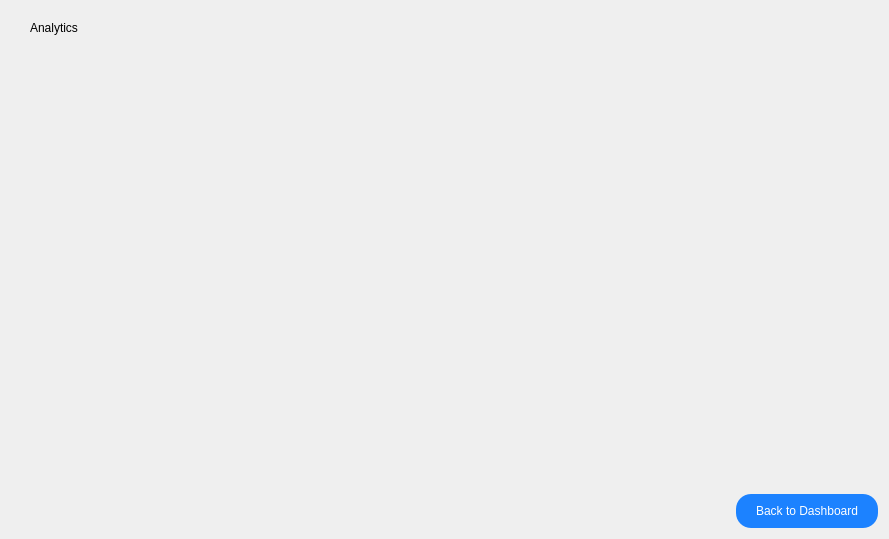
<?xml version="1.0" encoding="UTF-8"?>
<ui version="4.0">
 <class>AnalyticsPage</class>
 <widget class="QWidget" name="AnalyticsPage">
  <property name="geometry">
   <rect>
    <x>0</x>
    <y>0</y>
    <width>889</width>
    <height>539</height>
   </rect>
  </property>
  <property name="windowTitle">
   <string>Form</string>
  </property>
  <layout class="QGridLayout" name="gridLayout">
   <item row="2" column="1">
    <widget class="QChartView" name="chartView_CategoryComparison" native="true">
     <property name="styleSheet">
      <string notr="true">QChartView{
    border: 2px solid rgb(200, 200, 200);
    border-radius: 15px;
    background-color: white;
}</string>
     </property>
    </widget>
   </item>
   <item row="1" column="0" colspan="2">
    <widget class="QChartView" name="chartView_MonthlyTrend" native="true">
     <property name="styleSheet">
      <string notr="true">QChartView{
    border: 2px solid rgb(200, 200, 200);
    border-radius: 15px;
    background-color: white;
}</string>
     </property>
    </widget>
   </item>
   <item row="3" column="1">
    <layout class="QHBoxLayout" name="horizontalLayout_2">
     <item>
      <spacer name="horizontalSpacer">
       <property name="orientation">
        <enum>Qt::Orientation::Horizontal</enum>
       </property>
       <property name="sizeHint" stdset="0">
        <size>
         <width>40</width>
         <height>20</height>
        </size>
       </property>
      </spacer>
     </item>
    </layout>
   </item>
   <item row="1" column="2">
    <widget class="QChartView" name="chartPlaceholder" native="true">
     <property name="sizePolicy">
      <sizepolicy hsizetype="Expanding" vsizetype="Expanding">
       <horstretch>0</horstretch>
       <verstretch>0</verstretch>
      </sizepolicy>
     </property>
     <property name="autoFillBackground">
      <bool>true</bool>
     </property>
     <property name="styleSheet">
      <string notr="true">QChartView{
    border: 2px solid rgb(200, 200, 200);
    border-radius: 15px;
    background-color: white;
}</string>
     </property>
    </widget>
   </item>
   <item row="2" column="2">
    <widget class="QChartView" name="chartView_TopStores" native="true">
     <property name="styleSheet">
      <string notr="true">QChartView{
    border: 2px solid rgb(200, 200, 200);
    border-radius: 15px;
    background-color: white;
}</string>
     </property>
    </widget>
   </item>
   <item row="0" column="1" colspan="2">
    <widget class="QLabel" name="label_AnalyticsTitle">
     <property name="styleSheet">
      <string notr="true">QLabel {
    color: black
;
    font: bold 35px &quot;Palatino Linotype&quot;;
    padding: 10px;
    text-align: center;
}
</string>
     </property>
     <property name="text">
      <string>Analytics</string>
     </property>
    </widget>
   </item>
   <item row="3" column="2">
    <layout class="QHBoxLayout" name="horizontalLayout_3">
     <item>
      <spacer name="horizontalSpacer_2">
       <property name="orientation">
        <enum>Qt::Orientation::Horizontal</enum>
       </property>
       <property name="sizeHint" stdset="0">
        <size>
         <width>40</width>
         <height>20</height>
        </size>
       </property>
      </spacer>
     </item>
     <item>
      <widget class="QPushButton" name="button_BackToDashboard">
       <property name="styleSheet">
        <string notr="true">QPushButton {
    background-color: rgb(28, 130, 255);
    border: none;
    border-radius: 15px;
    color: white;
    padding: 10px 20px;
    font: bold 15px &quot;Arial&quot;;
}

QPushButton:hover {
    background-color: rgb(33, 145, 255);
}

QPushButton:pressed {
    background-color: rgb(23, 110, 230);
}
</string>
       </property>
       <property name="text">
        <string>Back to Dashboard</string>
       </property>
      </widget>
     </item>
    </layout>
   </item>
  </layout>
 </widget>
 <customwidgets>
  <customwidget>
   <class>QChartView</class>
   <extends>QWidget</extends>
   <header>QtCharts/QChartView</header>
   <container>1</container>
  </customwidget>
 </customwidgets>
 <resources/>
 <connections/>
</ui>
